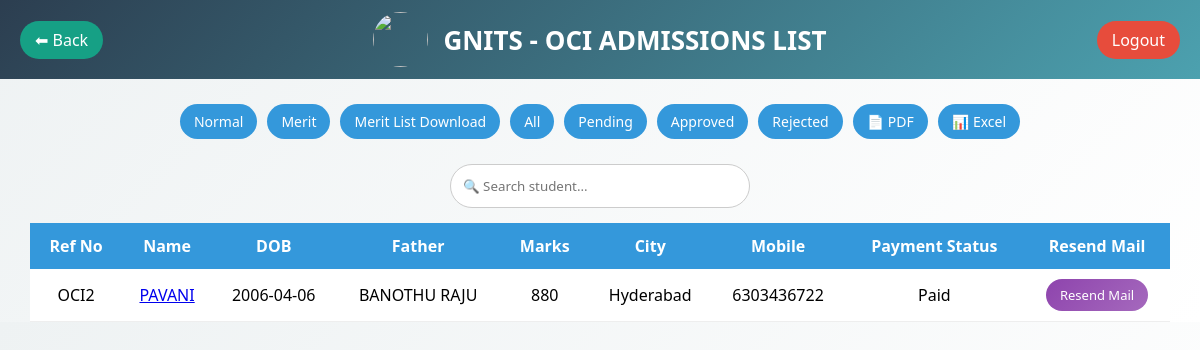
Screenshot of /oci_list.php?filter=pending (signed in) with the database file from the repository.
### tables this page shows
CREATE TABLE `oci` (
  `id` int NOT NULL,
  `reference_no` varchar(30) DEFAULT NULL,
  `name` varchar(100) DEFAULT NULL,
  `gender` enum('F','M','O') DEFAULT NULL,
  `dob` date DEFAULT NULL,
  `father` varchar(100) DEFAULT NULL,
  `mother` varchar(100) DEFAULT NULL,
  `community` enum('SC','ST','OBC','EWS','GENERAL','OC','OBC','BC-A','BC-B','BC-C','BC-D','BC-E') DEFAULT NULL,
  `mobile` varchar(20) DEFAULT NULL,
  `aadhar` varchar(20) DEFAULT NULL,
  `email` varchar(100) DEFAULT NULL,
  `confirm_email` varchar(255) NOT NULL,
  `address1` text,
  `address2` text,
  `city` varchar(50) DEFAULT NULL,
  `state` varchar(50) DEFAULT NULL,
  `zip` varchar(10) DEFAULT NULL,
  `country` varchar(50) DEFAULT NULL,
  `board` varchar(50) DEFAULT NULL,
  `passing_year` varchar(20) DEFAULT NULL,
  `total_marks` int DEFAULT NULL,
  `group_marks` int DEFAULT NULL,
  `intermediate_hall_ticket` varchar(30) DEFAULT NULL,
  `inter_percentage` decimal(5,2) DEFAULT NULL,
  `inter_group_percentage` decimal(5,2) DEFAULT NULL,
  `pref1` varchar(50) DEFAULT NULL,
  `pref2` varchar(50) DEFAULT NULL,
  `pref3` varchar(50) DEFAULT NULL,
  `pref4` varchar(50) DEFAULT NULL,
  `pref5` varchar(50) DEFAULT NULL,
  `place_country` varchar(100) DEFAULT NULL,
  `photo` varchar(255) DEFAULT NULL,
  `ssc` varchar(255) DEFAULT NULL,
  `inter` varchar(255) DEFAULT NULL,
  `passport` varchar(255) DEFAULT NULL,
  `address_proof` varchar(255) DEFAULT NULL,
  `stud_sign` varchar(255) DEFAULT NULL,
  `parent_sign` varchar(255) DEFAULT NULL,
  `txnid` varchar(100) DEFAULT NULL,
  `payu_status` varchar(20) DEFAULT NULL,
  `payment_status` varchar(20) DEFAULT 'Pending',
  `payment_amount` decimal(10,2) DEFAULT NULL,
  `payment_date` datetime DEFAULT NULL,
  `created_at` timestamp NOT NULL DEFAULT CURRENT_TIMESTAMP,
  `status` enum('Pending','Approved','Rejected') DEFAULT 'Pending',
  `allotted_branch` varchar(20) DEFAULT NULL
);

### oci_list.php (the view, shortened to what this page needs)
<?php
$host = "localhost";
$user = "gnitsc79_gnitsc79";
$pass = "@Gnits@123456@";
$dbname = "gnitsc79_gnits_db";
$conn = new mysqli($host, $user, $pass, $dbname);
$type = $_GET['type'] ?? "normal";
$filter = $_GET['filter'] ?? "all";
if($type == "merit"){
    $sql = "SELECT * FROM oci ORDER BY group_marks";
} else {
    $sql = "SELECT * FROM oci ORDER BY id DESC";
}
if($filter == "approved"){
    $sql = "SELECT * FROM oci WHERE status='Approved'";
}
elseif($filter == "rejected"){
    $sql = "SELECT * FROM oci WHERE status='Rejected'";
}
elseif($filter == "pending"){
    $sql = "SELECT * FROM oci WHERE status='Pending'";
}
$result = $conn->query($sql);
?>
<!DOCTYPE html>
<html>
<head>
</head>
<body>
<header class="header">
    <a href="dashboard.php" class="btn back">⬅ Back</a>
    <div class="header-center">
        <img src="pics/logo.jpg" class="logo">
        <h1 class="college-name">
            GNITS - OCI ADMISSIONS LIST
        </h1>
    </div>
    <a href="logout.php" class="btn logout">Logout</a>
</header>
<div class="controls single-line">
    <a href="?type=normal">Normal</a>
    <a href="?type=merit">Merit</a>
    <a href="oci_merit_list.php">Merit List Download</a>
    <a href="?filter=all">All</a>
    <a href="?filter=pending">Pending</a>
    <a href="?filter=approved">Approved</a>
    <a href="?filter=rejected">Rejected</a>
    <a href="export_pdf.php?type=oci">📄 PDF</a>
    <a href="export_excel.php?type=oci">📊 Excel</a>
</div>
<div class="search-box">
    <input type="text" id="search" onkeyup="searchTable()" placeholder="🔍 Search student...">
</div>
<div class="table-container">
<table>
<thead>
<tr>
    <th>Ref No</th>
    <th>Name</th>
    <th>DOB</th>
    <th>Father</th>
    <th>Marks</th>
    <th>City</th>
    <th>Mobile</th>
    <th>Payment Status</th>
    <th>Resend Mail</th>
</tr>
</thead>
<tbody>
<?php while($row = $result->fetch_assoc()){ ?>
<tr>
    <td><?= $row['reference_no'] ?></td>
   <td>
<?php if($row['payment_status'] == "Paid"){ ?>
    <a href="oci_pdf.php?type=nri&id=<?= $row['id'] ?>">
        <?= $row['name'] ?>
    </a>
<?php } else { ?>
    <span class="disabled"><?= $row['name'] ?></span>
<?php } ?>
</td>
    <td><?= $row['dob'] ?></td>
    <td><?= $row['father'] ?></td>
    <td><?= $row['total_marks'] ?></td>
    <td><?= $row['city'] ?></td>
    <td><?= $row['mobile'] ?></td>
    <td><?= $row['payment_status'] ?></td>
    <td>
<?php if($row['payment_status'] == "Paid"){ ?>
    <a href="resend_mail_oci.php?id=<?= $row['id'] ?>"
       class="resend-btn"
       onclick="return confirm('Send approval mail again to this student?')">
       Resend Mail
    </a>
<?php } else { ?>
    <span class="disabled">Not Available</span>
<?php } ?>
</td>
</tr>
<?php } ?>
</tbody>
</table>
</div>
</body>
</html>

### oci_list.php (style rules this page uses)
* { margin:0;padding:0;box-sizing:border-box;font-family:'Segoe UI'; }
body { background: linear-gradient(135deg,#eef2f3,#ffffff); }
.header { display:flex; justify-content:space-between; align-items:center; padding:12px 20px; background: linear-gradient(135deg,#2c3e50,#4ca1af); color:white; }
.header-center { display:flex; align-items:center; gap:15px; }
.btn { padding:8px 15px; border-radius:25px; text-decoration:none; color:white; }
.logo { width:55px;height:55px;border-radius:50%; }
.college-name { font-size:26px;font-weight:bold; }
.logout { background:#e74c3c; }
.back { background:#16a085; }
.controls.single-line { display:flex; justify-content:center; align-items:center; gap:10px; padding:10px; margin:15px auto; overflow-x:auto; white-space:nowrap; max-width:100%; }
.controls.single-line a { flex-shrink:0; padding:8px 14px; border-radius:20px; background:#3498db; color:white; text-decoration:none; font-size:14px; transition:0.3s; }
.search-box { text-align:center; margin:15px; }
.search-box input { padding:12px; width:300px; border-radius:30px; border:1px solid #ccc; }
.table-container { width:95%; margin:auto; overflow-x:auto; }
table { width:100%; border-collapse:collapse; background:white; box-shadow:0 5px 15px rgba(0,0,0,0.1); }
th { background:#3498db; color:white; padding:12px; }
td { padding:10px; text-align:center; border-bottom:1px solid #eee; }
.resend-btn { background: linear-gradient(135deg, #8e44ad, #a569bd); color: white; padding: 7px 14px; border-radius: 20px; text-decoration: none; display: inline-block; font-size: 13px; font-weight: 500; transition: all 0.3s ease; }

### rows the page displays
oci: reference_no "OCI2", name "PAVANI", dob "2006-04-06", father "BANOTHU RAJU", total_marks "880", city "Hyderabad", mobile "6303436722", payment_status "Paid"
